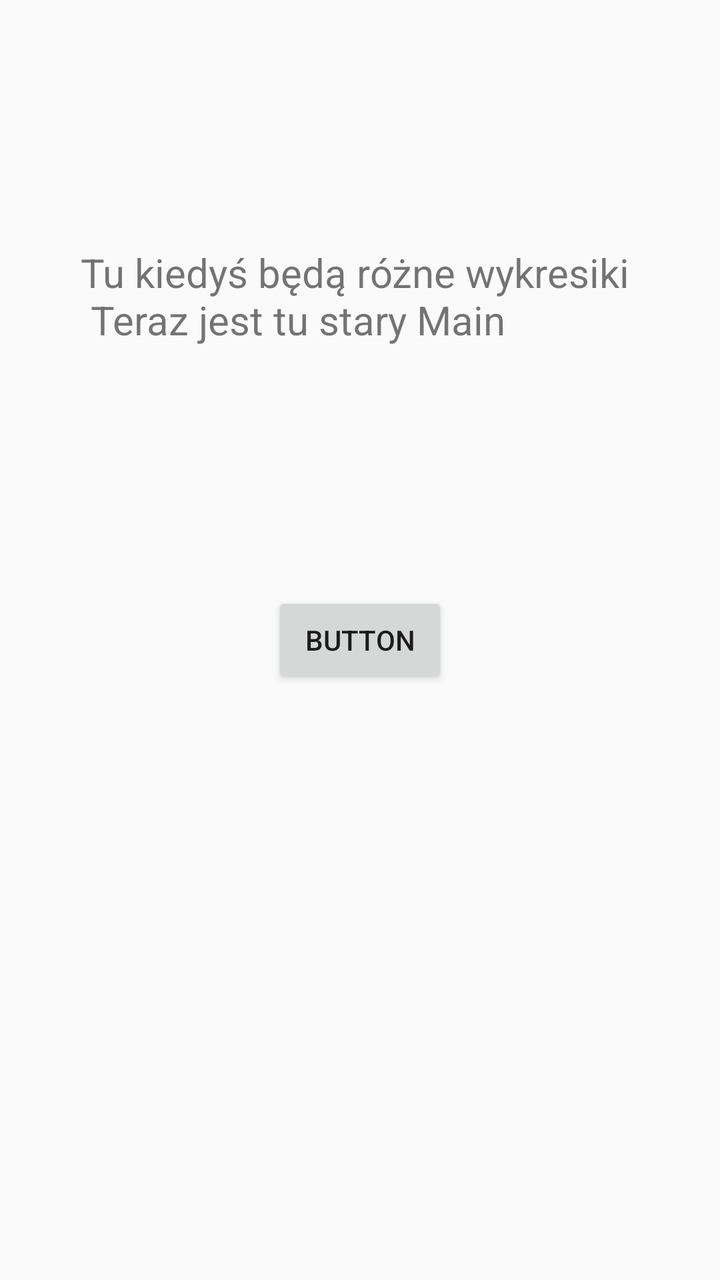
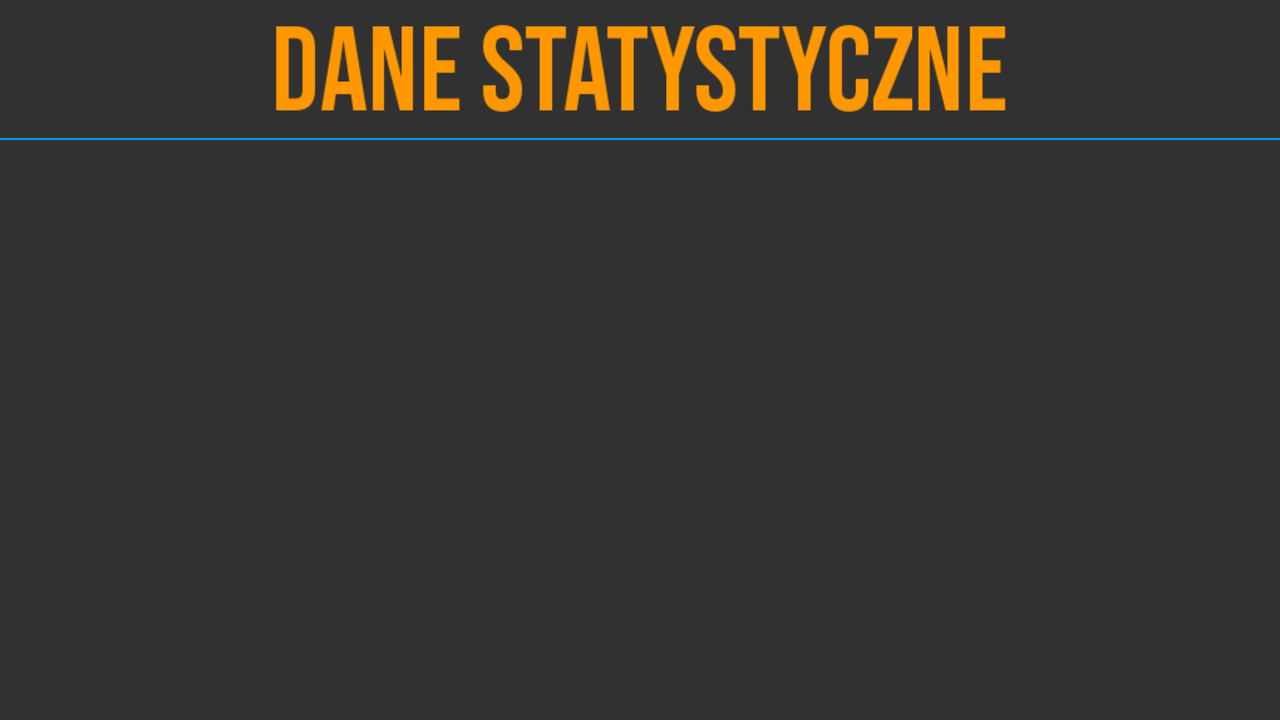

One screen, two layout resources from the same app: the default and the repository's alternative for another configuration. Each is rendered where Android would select it; the XML of both is given below.
<!-- AndroidManifest.xml: application theme AppTheme -->
<!-- res/layout/activity_statistics.xml -->
<?xml version="1.0" encoding="utf-8"?>
<android.support.constraint.ConstraintLayout
        xmlns:android="http://schemas.android.com/apk/res/android"
        xmlns:tools="http://schemas.android.com/tools"
        xmlns:app="http://schemas.android.com/apk/res-auto"
        android:layout_width="match_parent"
        android:layout_height="match_parent"
        tools:context=".StatisticsActivity">

    <Button
            android:text="Button"
            android:layout_width="wrap_content"
            android:layout_height="wrap_content"
            android:id="@+id/button" android:layout_marginTop="8dp"
            app:layout_constraintTop_toTopOf="parent" app:layout_constraintEnd_toEndOf="parent"
            android:layout_marginEnd="8dp" app:layout_constraintStart_toStartOf="parent"
            android:layout_marginStart="8dp" android:layout_marginBottom="8dp"
            app:layout_constraintBottom_toBottomOf="parent"/>
    <TextView
            android:text="Tu kiedyś będą różne wykresiki \n Teraz jest tu stary Main"
            android:textSize="@dimen/standard_text_size"
            android:layout_width="wrap_content"
            android:layout_height="wrap_content"
            android:id="@+id/textView4" app:layout_constraintEnd_toEndOf="parent" android:layout_marginEnd="8dp"
            app:layout_constraintStart_toStartOf="parent" android:layout_marginStart="8dp"
            android:layout_marginTop="8dp" app:layout_constraintTop_toTopOf="parent" android:layout_marginBottom="8dp"
            app:layout_constraintBottom_toTopOf="@+id/button"/>
</android.support.constraint.ConstraintLayout>
<!-- resources referenced by this layout -->
<resources>
  <dimen name="standard_text_size">20dp</dimen>
  <style name="AppTheme" parent="Theme.AppCompat.Light.NoActionBar">
          
          <item name="colorPrimary">@color/colorPrimary</item>
          <item name="colorPrimaryDark">@color/colorPrimaryDark</item>
          <item name="colorAccent">@color/colorAccent</item>
      </style>
  <color name="colorPrimary">#86A6AA</color>
  <color name="colorPrimaryDark">#00574B</color>
  <color name="colorAccent">#FF9800</color>
</resources>
<!-- res/layout-land/activity_statistics.xml (the repository's variant of the layout above) -->
<!-- drawn on the phone turned sideways -->
<?xml version="1.0" encoding="utf-8"?>
<android.support.constraint.ConstraintLayout
        xmlns:android="http://schemas.android.com/apk/res/android"
        xmlns:tools="http://schemas.android.com/tools"
        xmlns:app="http://schemas.android.com/apk/res-auto"
        android:layout_width="match_parent"
        android:layout_height="match_parent"
        android:background="@color/colorBackground"
        tools:context=".activities.StatisticsActivity">

    <ImageView
            android:layout_width="500dp"
            android:layout_height="69dp"
            android:src="@drawable/statistics_title"
            android:layout_marginLeft="@dimen/stat_activity_margin"
            android:layout_marginRight="@dimen/stat_activity_margin"
            app:layout_constraintLeft_toLeftOf="parent"
            app:layout_constraintRight_toRightOf="parent"
            app:layout_constraintTop_toTopOf="parent" android:id="@+id/textView"/>
    <View
            android:layout_width="match_parent"
            android:layout_height="1dp"
            android:background="@color/barChartColor2"
            app:layout_constraintTop_toBottomOf="@+id/textView"
            app:layout_constraintEnd_toEndOf="parent"
            app:layout_constraintStart_toStartOf="parent"/>

    <ListView
            android:id="@+id/stats_list_view"
            android:layout_width="0dp"
            android:layout_height="0dp"
            android:scrollbars="vertical"
            app:layout_constraintBottom_toBottomOf="parent"
            app:layout_constraintEnd_toEndOf="parent"
            app:layout_constraintStart_toStartOf="parent"
            android:layout_marginTop="8dp" app:layout_constraintTop_toBottomOf="@+id/textView"/>

    <TextView
            android:text=""
            android:layout_width="match_parent"
            android:layout_height="wrap_content"
            android:padding="@dimen/small_padding"
            android:visibility="gone"
            android:id="@+id/textViewAlert" app:layout_constraintEnd_toEndOf="parent"
            app:layout_constraintStart_toStartOf="parent"
            app:layout_constraintTop_toTopOf="parent"/>

</android.support.constraint.ConstraintLayout>
<!-- resources referenced by the variant -->
<!-- as the phone turned sideways resolves them -->
<resources>
  <color name="barChartColor2">#039BE5</color>
  <color name="colorBackground">#D3080809</color>
  <!-- drawable statistics_title: png bitmap (drawable, 7459 bytes) -->
  <style name="AppTheme" parent="Theme.AppCompat.Light.NoActionBar">
          
          <item name="colorPrimary">@color/colorPrimary</item>
          <item name="colorPrimaryDark">@color/colorPrimaryDark</item>
          <item name="colorAccent">@color/colorAccent</item>
      </style>
  <color name="colorPrimary">#86A6AA</color>
  <color name="colorPrimaryDark">#00574B</color>
  <color name="colorAccent">#FF9800</color>
</resources>
